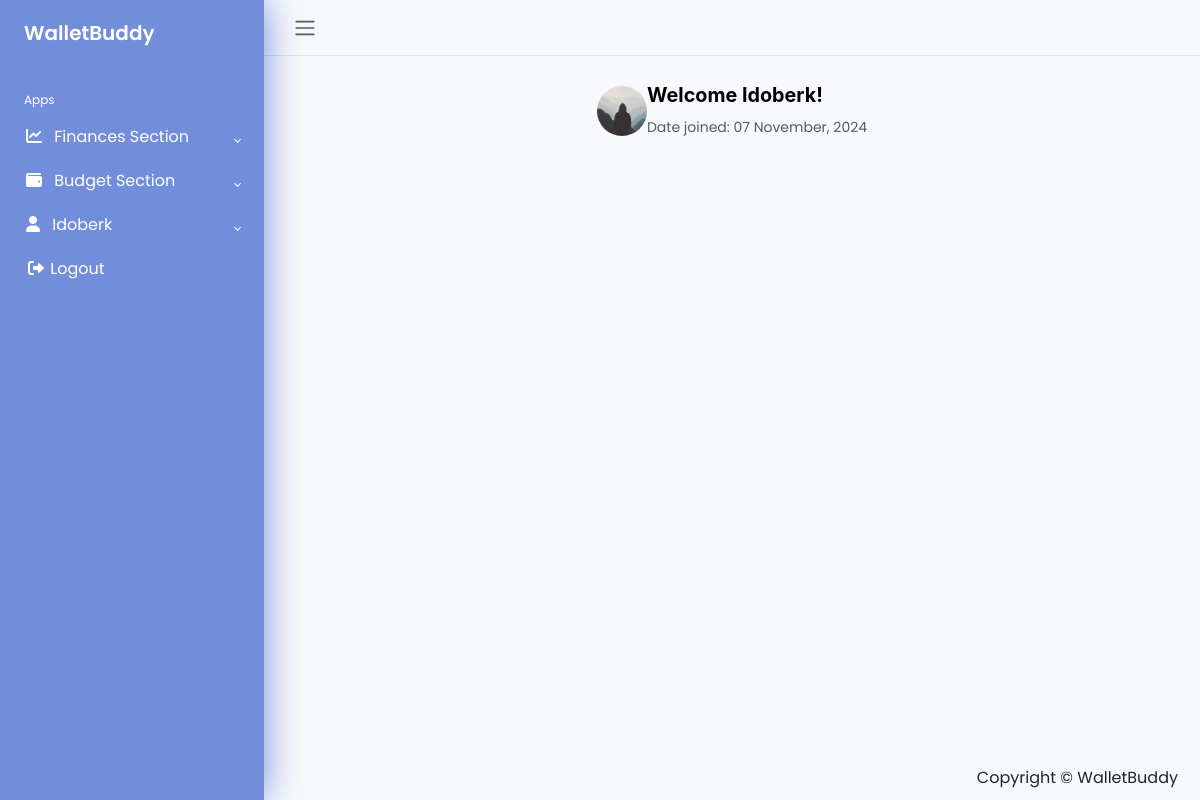
The app's page / (signed in) with its own data.
### users/models.py (models this page shows, shortened)
class CustomUser(AbstractUser, PermissionsMixin):
	username = models.CharField(_('username'), max_length=30, unique=True, blank=False, null=False)
	first_name = models.CharField(_('first name'), max_length=30, blank=False, null=False)
	last_name = models.CharField(_('last name'), max_length=30, blank=False, null=False)
	email = models.EmailField(_('email address'), unique=True, blank=False, null=False)
	email_verified = models.BooleanField(_('email verified'), default=False, help_text = _('Designates whether this user has verified their email address.'))
	is_active = models.BooleanField(_('active'), default=False)
	is_staff = models.BooleanField(_('staff status'), default=False)
	date_joined = models.DateTimeField(_('date joined'), default=timezone.now)
	objects = CustomUserManager()
	USERNAME_FIELD = 'username'
	REQUIRED_FIELDS = ['email', 'first_name', 'last_name']

class Profile(models.Model):
	user = models.OneToOneField(CustomUser, on_delete=models.CASCADE)
	image = models.ImageField(default='default.jpg', upload_to='profile_pics')
	created_at = models.DateTimeField(auto_now_add=True)

### website/views.py (the view)
# urls.py: 2. Add a URL to urlpatterns:  path('', views.home, name='home')
def home(request):
	return render(request, "website/home.html")

### website/templates/website/home.html
{% extends 'website/base.html' %}
{% block content %}
    <div>
        {% if user.is_authenticated %}
            <div class="user-info">
                <img src="{{ user.profile.image.url }}" alt="Profile Picture" class="rounded-circle profile-pic">
                <div class="media-body">
                    <h3 class="text-capitalize">Welcome {{ user.username }}!</h3>
                    <small class="text-muted">Date joined: {{ user.date_joined|date:"d F, Y" }} </small>
                </div>
            </div>
        {% endif %}
    </div>
{% endblock content %}

### website/templates/website/base.html (shortened to what this page needs)
{% load static %}
<!doctype html>
<html lang="en">
<head>
	<link href="https://cdn.jsdelivr.net/npm/bootstrap@5.3.3/dist/css/bootstrap.min.css" rel="stylesheet"
>
	<link rel="stylesheet" href="https://cdnjs.cloudflare.com/ajax/libs/font-awesome/6.0.0-beta3/css/all.min.css">
	<link rel="stylesheet" type="text/css" href="{% static 'main.css' %}">
</head>
<body>
	{% url 'app-home' as home_page %}
	{% url 'users:profile' as user_profile %}
	{% url 'users:login' as user_login %}
	{% url 'users:logout' as user_logout %}
	{% url 'users:register' as user_register %}
	{% url 'budget_section:budget_create' as create_budget %}
	{% url 'budget_section:budget_list' as budget_list %}
	{% url 'budget_section:category_create' as create_category %}
	{% url 'budget_section:category_list' as category_list %}
	{% url 'budget_section:transaction_create' as create_transaction %}
	{% url 'budget_section:transaction_list' as transaction_list %}
	{% url 'finance_section:current_period' as finance_current_period %}
	{% url 'finance_section:income_create' as create_income %}
	{% url 'finance_section:income_list' as income_list %}
	{% url 'finance_section:outcome_create' as create_outcome %}
	{% url 'finance_section:outcome_list' as outcome_list %}
	{% url 'finance_section:balance_create' as create_balance %}
	{% url 'finance_section:balance_list' as balance_list %}
	<div class="wrapper">
		<aside id="sidebar">
			<div class="h-100">
				<div class="sidebar-logo">
					<a href="{{ home_page }}">WalletBuddy</a>
				</div>
				<ul class="sidebar-nav">
					<li class="sidebar-header">Apps</li>
					<li class="sidebar-item">
						<a class="sidebar-link collapsed" data-bs-toggle="collapse"
						   data-bs-target="#my_finances" aria-expanded="false" aria-controls="my_finances">
							<i class="fa-solid fa-chart-line pe-2"></i>
							Finances Section
						</a>
					</li>
					<li class="sidebar-item">
						<a class="sidebar-link collapsed" data-bs-toggle="collapse"
						   data-bs-target="#budget_section" aria-expanded="false" aria-controls="budget_section">
							<i class="fa-solid fa-wallet pe-2"></i>
							Budget Section
						</a>
					</li>
					<li class="sidebar-item">
						<a class="sidebar-link collapsed text-capitalize" data-bs-toggle="collapse"
						   data-bs-target="#auth" aria-expanded="false" aria-controls="auth">
							<i class="fas fa-user pe-2"></i>
							{% if user.is_authenticated %}
								{{ user.username }}
							{% else %}
								Auth
							{% endif %}
						</a>
					</li>
					{% if user.is_authenticated %}
						<li class="sidebar-item">
							<a href="{{ user_logout }}" class="sidebar-link">
								<i class="fas fa-sign-out-alt fa-fw"></i>
								Logout
							</a>
						</li>
					{% endif %}
				</ul>
			</div>
		</aside>
		<div class="main">
			<nav class="navbar navbar-expand px-3 border-bottom">
				<button class="btn" type="button">
					<span class="navbar-toggler-icon"></span>
				</button>
			</nav>
			<main class="content px-3 py-2">
				<div class="container-fluid">
					<div class="mb-3">
						{% block content %}
						{% endblock content %}
					</div>
				</div>
			</main>
			<footer class="sticky-footer bottom-right">
				<div class="container my-auto">
					<div class="copyright my-auto">
						<span>Copyright &copy; WalletBuddy {{ today.year }}</span>
					</div>
				</div>
			</footer>
		</div>
	</div>
</body>
</html>

### static/main.css (style rules this page uses)
body { font-family: 'Poppins', sans-serif; margin: 0; background-color: #F8F9FC; background-repeat: no-repeat; background-position: center bottom; background-size: cover; }
h3 { font-size: 1.2375rem; color: black; }
a { cursor: pointer; text-decoration: none; font-family: 'Poppins', sans-serif; }
li { list-style: none; }
.wrapper { align-items: stretch; display: flex; width: 100%; }
#sidebar { background-color: rgba(57, 97, 206, 0.7); max-width: 264px; min-width: 264px; transition: all 0.35s ease-in-out; box-shadow: 0 0 35px 0 rgba(57, 97, 206, 0.7); z-index: 1111; }
.main { display: flex; flex-direction: column; min-height: 100vh; width: 100%; overflow: hidden; transition: all 0.35s ease-in-out; }
.sidebar-logo { padding: 1.15rem 1.5rem; }
.sidebar-logo a { color: white; font-size: 1.25rem; font-weight: 600; }
.sidebar-nav { padding: 0; }
.sidebar-header { color: white; font-size: .75rem; padding: 1.5rem 1.5rem .375rem; }
a.sidebar-link { padding: .625rem 1.625rem; color: white; position: relative; display: block; font-size: 1rem; }
.sidebar-link[data-bs-toggle="collapse"]::after { border: solid; border-width: 0 .075rem .075rem 0; content: ""; display: inline-block; padding: 2px; position: absolute; right: 1.5rem; top: 1.4rem; transform: rotate(-135deg); transition: all .2s ease-out; }
.sidebar-link[data-bs-toggle="collapse"].collapsed::after { transform: rotate(45deg); transition: all .2s ease-out; }
.content { flex: 1; max-width: 100vw; width: 100vw; }
@media (min-width:768px) { .content { width: auto; } }
.profile-pic { display: inline-block; vertical-align: middle; width: 50px; height: 50px; overflow: hidden; border-radius: 50%; }
.user-info { display: flex; align-items: center; justify-content: center; margin: 10px 60px 0 60px; padding: 10px; }
.bottom-right { position: fixed; bottom: 0; right: 0; margin: 10px; }
h6, .h6, h5, .h5, h4, .h4, h3, .h3, h2, .h2, h1, .h1 { margin-top: 0; margin-bottom: 0.5rem; font-family: "Montserrat", -apple-system, BlinkMacSystemFont, "Segoe UI", Roboto, "Helvetica Neue", Arial, "Noto Sans", sans-serif, "Apple Color Emoji", "Segoe UI Emoji", "Segoe UI Symbol", "Noto Color Emoji"; font-weight: 700; line-height: 1.2; }
input, button, select, optgroup, textarea { margin: 0; font-family: inherit; font-size: inherit; line-height: inherit; }

### records on screen
CustomUser: username "Idoberk", profile.image (placeholder picture), date_joined "07 November, 2024"
